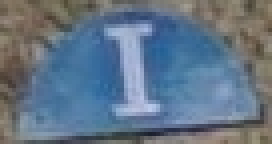
#> input picture Images/manual_004_106160955a15_crop.jpg, 68 x 36 px (shown 4 times larger)
$ python Test_getLetterMask_cv2.py   (Python 2 division)   (older library calls are emulated)
#> lines starting #> are read from the running program, lines starting #| are printed output that depends on the picture; after the words box and inside, x2 and y2 are one past the last pixel; in counts of white or black regions, pixels touching at a corner belong together
# -*- coding: utf-8 -*-
"""
Created on Sat Apr 22 08:14:09 2017

@author: Ron
"""
from __future__ import division
import cv2
import numpy as np
import scipy.cluster as spc
import scipy.ndimage.morphology as spm
import matplotlib.pyplot as plt


def calcKMeans(points, K):
    """Calculate KMeans."""

    if len(points) < K:
        return False, None, None

  # Define criteria = ( type, max_iter = 10 , epsilon = 1.0 )
    term_crit = (cv2.TERM_CRITERIA_EPS , 30, 0.1)
#    term_crit = (cv2.TERM_CRITERIA_EPS + cv2.TERM_CRITERIA_MAX_ITER, 10, 1.0)
    # Apply KMeans
    ret,labels,centers = cv2.kmeans(points, K, None, term_crit, 10, cv2.KMEANS_RANDOM_CENTERS)

    #
    # Evaluate success.
    # Note:
    # If one of the segments is less than 5% we assume
    # that the K was too big and therefore failed.
    #

    #@ Debug: labels
#    print  'Labels: ', np.unique(labels)
    plt.hist(labels, 'auto')
    plt.title("Histogram of labels")
    plt.show()

#    for i in range(K):
#        print 'Number of labels with label ', i, ' is ', (labels==i).sum()

    #@

    minRatio = 0.01
    for i in range(K):
        pixRatioInCluster =  (labels==i).sum()/labels.size
#        print pixRatioInCluster
        if pixRatioInCluster < minRatio:
            return False, None, None

    return True, labels, centers


#################### Script start
#@ Load image
# imagePath = 'Images/manual_006_aa77fc74890d_crop.jpg'
# imagePath = 'Images/Selection_002.png'
#imagePath = 'Images/Crop2.jpg'
imagePath = 'Images/manual_004_106160955a15_crop.jpg'
crop = cv2.imread(imagePath)
#> crop is the input picture: shape (36, 68, 3); mean B, G, R 134.5, 116.6, 99
#@

#@ Display image
plt.imshow(crop)
plt.show()
#@


# Calculate K kmeans: bg color, fg color, letter color
# I use the LAB color space.

lab = cv2.cvtColor(crop, cv2.COLOR_BGR2RGB)
lab = cv2.medianBlur(lab, 7)
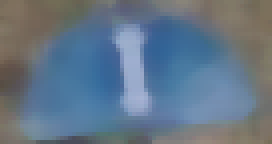
#> lab: shape (36, 68, 3) (shown 4 times larger); mean R, G, B 99.6, 117.7, 135.4

#@ Display image
cv2.namedWindow("Image in LAB after blur", cv2.WINDOW_NORMAL)
cv2.imshow("Image in LAB after blur", lab)
#@

lab_points = lab.reshape(-1, 3).astype(np.float32)
#> lab_points = 2448 rows, first 8: [121, 108, 91], [121, 108, 91], [126, 112, 93], [126, 112, 93], [127, 112, 94], [125, 112, 93], [118, 105, 88], [115, 102, 85]

K = 4
while K > 1:
    print 'Try K = ', K
    success, labels, centers = calcKMeans(lab_points, K)
    if success:
        print 'success with K = ', K
        break
    K -= 1
#> this loop made 1 pass
#> (ret in calcKMeans, success) on pass 1: (916234, True)
#> pass 1, in calcKMeans, `plt.show()`:
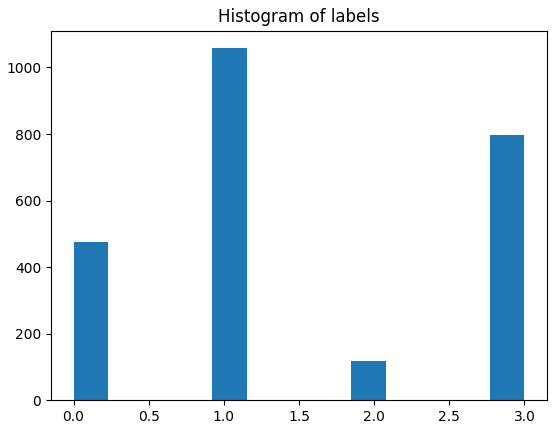
#> figure drawn by matplotlib, 1 panel; tallest bar 1058 high, from x = 0.923 to 1.15
#> after the loop, K = 4

if not success:
   print 'Output: None'
else:
    #
    # Use the normalised moments to identify the fg (shape) mask.
    # The target is in the center and has the minimum normalized
    # moments of order nu20, nu02.
    #
    kernel = np.ones((3, 3), np.uint8)
    mom = []
    bin_imgs = []
    for i in range(K):
        bin_img = np.zeros(shape=crop.shape[:2], dtype=np.uint8)
        bin_img.flat = labels == i

        # [6 lines of commented-out code are left out]

        bin_img = cv2.morphologyEx(bin_img, cv2.MORPH_OPEN, kernel)

        #@ Debug
#        plt.matshow(bin_img)
#        plt.title('Label {0} mask after morpholical open'.format(i))
#        plt.show()
        #@

        bin_imgs.append(bin_img)
        moments = cv2.moments(bin_img, True)
        momentsValue  = (moments['nu20'] + moments['nu02'])*moments['m00']
        mom.append(momentsValue)

        #@ Debug
        print 'Moments value of mask label ', i, ' is ', momentsValue
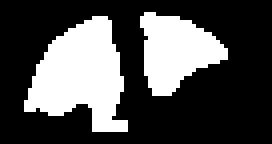
#> bin_img: shape (36, 68) (shown 4 times larger); values 0 (black) and 1 (white), 30.9% white; 2 white regions, box (x1, y1, x2, y2) and area: (6, 4, 32, 33) 469, (35, 3, 57, 24) 287
#> after the loop, bin_imgs = 4 items; mom = [336.3, 759.6, 40.08, 215.7]
        #@
    # End for
    order = np.argsort(mom)
#> order = [2, 3, 0, 1]
    # The shape is usually the second in the order
    # but just in case, we verify that its area is
    # bigger as sometimes the letter color matches
    # a very noisy surrounding.
    #

    im0 =  bin_imgs[order[0]].copy()
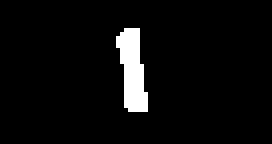
#> im0: shape (36, 68) (shown 4 times larger); values 0 (black) and 1 (white), 4.5% white; 1 white region
    im1 =  bin_imgs[order[1]].copy()

    # @ Debug
    plt.matshow(im0)
    plt.title('Mask with smallest  moment ')
    plt.show()
    # @

    # @ Debug
    plt.matshow( bin_imgs[order[1]])
    plt.title('Mask with second smallest  moment ')
    plt.show()
    # @


    imTemp, contours, hierarchy  = cv2.findContours( im0, cv2.RETR_TREE, cv2.CHAIN_APPROX_SIMPLE)
#> contours = 1 contour; box (x1, y1, x2, y2) and area: (29, 7, 37, 28) 86

#    print 'Test ', cv2.contourArea(contours[0])

    if len(contours) == 0:
        area0 = 0
    else:
        contours0 = max(contours, key=cv2.contourArea)
#> contours0 = contour of 14 points, box (x1, y1, x2, y2) (29, 7, 37, 28), area 86
        area0 = cv2.contourArea(contours0)
#> area0 = 86.5
    print 'Area of Mask with smallest  moment: ', area0
#| Area of Mask with smallest  moment:  86.5

    imTemp, contours, hierarchy  = cv2.findContours(im1, cv2.RETR_TREE, cv2.CHAIN_APPROX_SIMPLE)
#> contours = 2 contours; box (x1, y1, x2, y2) and area: (6, 4, 32, 33) 422, (35, 3, 57, 24) 256

    if len(contours) == 0:
        area1 = 0
    else:
        contours1 = max(contours, key=cv2.contourArea)
#> contours1 = contour of 50 points, box (x1, y1, x2, y2) (6, 4, 32, 33), area 422
    area1 = cv2.contourArea(contours1)
#> area1 = 422.5

    print 'Area of Mask with second smallest  moment: ', area1
#| Area of Mask with second smallest  moment:  422.5

    if area0 > area1:
        shape_index = 0
    else:
        shape_index = 1

    shape = bin_imgs[order[shape_index]]

       #
    # Fill the letter hole in the shape.
    # Note:
    # I first try to connect broken
    # lines
    #
    kernel = np.ones((3, 3), np.uint8)
    shape = cv2.filter2D(shape, -1, kernel)
    shape[shape>0] = 1
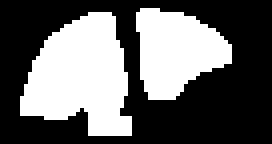
#> shape: shape (36, 68) (shown 4 times larger); values 0 (black) and 1 (white), 39.7% white; 2 white regions
    imTemp, contours, hierarchy = cv2.findContours(shape.copy(),cv2.RETR_TREE, cv2.CHAIN_APPROX_SIMPLE)
#> contours = 2 contours; box (x1, y1, x2, y2) and area: (5, 3, 33, 34) 545, (34, 2, 58, 25) 342
    try:
        max_contour = max(contours, key=cv2.contourArea)
#> max_contour = contour of 45 points, box (x1, y1, x2, y2) (5, 3, 33, 34), area 545
    except:
       print ' return (None, None)'

    filled = np.zeros_like(shape)
    cv2.fillPoly(filled, [np.squeeze(max_contour)], (1,))
#> filled: shape (36, 68); values 0 (black) and 1 (white), 24.3% white; 1 white region, box (x1, y1, x2, y2) and area: (5, 3, 33, 34) 595
    filled = cv2.erode(filled, kernel, iterations=3)
#> filled: shape (36, 68); values 0 (black) and 1 (white), 10.3% white; 1 white region, box (x1, y1, x2, y2) and area: (9, 7, 28, 31) 251

   # @ Debug
    plt.matshow(filled)
    plt.title('Filled shape mask ')
    plt.show()
    # @

     #
    # Segment the shape to 2 colors: fg and letter
    #
    fg_indices = filled.flat == 1
    success, labels, centers = calcKMeans(lab_points[fg_indices], K=2)
#> call 2 of calcKMeans, with points = array of shape (251, 3), K = 2
#> in calcKMeans (call 2), `ret,labels,centers = cv2.kmeans(points, K, None, term_crit, 10, cv2.KM..`: ret = 15111.1; labels = 251 values, max 1 at index 22, min 0 at index 0, mean 0.283; centers = [[72.37, 115.5, 154.5], [58.94, 107, 154.3]]
#> in calcKMeans (call 2), `plt.show()`:
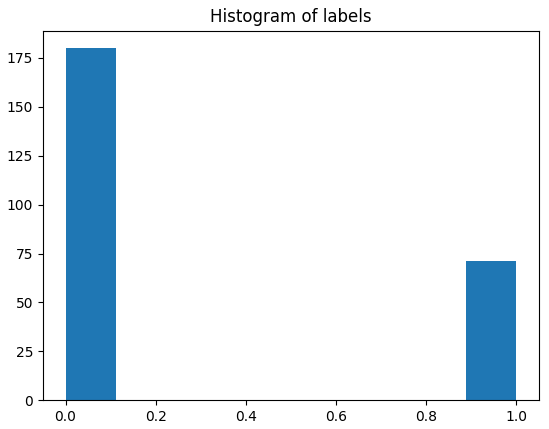
#> figure drawn by matplotlib, 1 panel; tallest bar 180 high, from x = 0 to 0.111
#> the loop in calcKMeans (call 2), `for i in range(K):` made 2 passes
#> pixRatioInCluster on passes 1 to 2: 0.717, 0.283
#> centers = [[72.37, 115.5, 154.5], [58.94, 107, 154.3]]
    if not success:
        print ' return (None, None)'

    #
    # Use the number of pixels to identify the fg mask.
    # Usually the letter is smaller than the shape.
    #
    bin_imgs = []
    moments = []
    for i in range(2):
        bin_img = np.zeros(shape=crop.shape[:2], dtype=np.uint8)
        bin_img.flat[fg_indices] = labels == i
        bin_imgs.append(bin_img)

        m = cv2.moments(bin_img, True)
        moments.append(m['m00'])
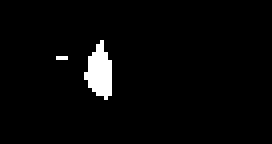
#> bin_img: shape (36, 68) (shown 4 times larger); values 0 (black) and 1 (white), 2.9% white; 2 white regions (1 under 20 px), largest, box (x1, y1, x2, y2) and area: (21, 10, 28, 25) 68
#> after the loop, bin_imgs = 2 items; moments = [180, 71]

    #
    # Identify the letter, fg masks
    #

    letter_index = np.argmin(moments)
#> letter_index = 1
    letter_mask = bin_imgs[letter_index]
    letter_mask = letter_mask*255


   # @ Debug
    plt.matshow(letter_mask)
    plt.title('Final letter mask ')
    plt.show()
    # @


print 'End'
#@
